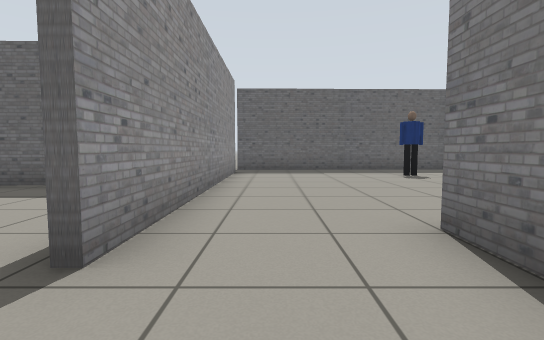
[1] (above)

20 first-person views from a walk through a Gazebo world. The camera is 0.72 m above the floor, tilts 4° down and sees 85° across. The floor is counted in squares, 1 m on a side. Each view is taken from the middle of a square. On the plan, view 1 faces up. The plan holds only what a view shows up to about 10 squares ahead; the rest is blank. Some stock models are drawn as simple stand-ins.

[2]
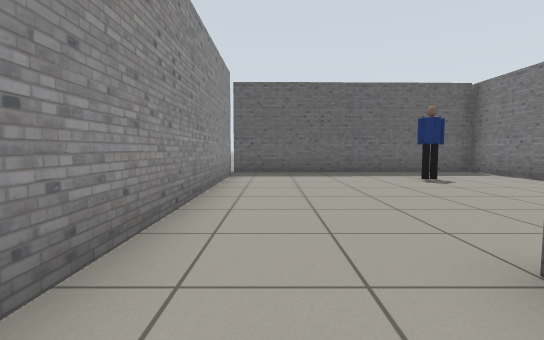

[3]
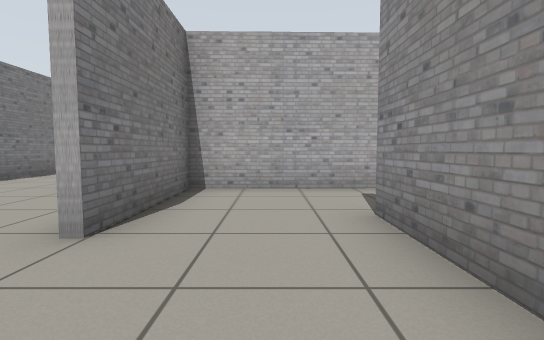

[4]
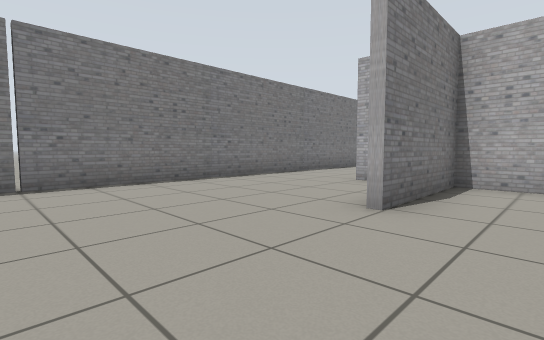

[5]
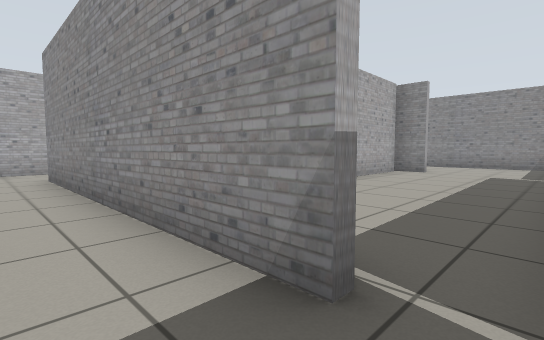

[6]
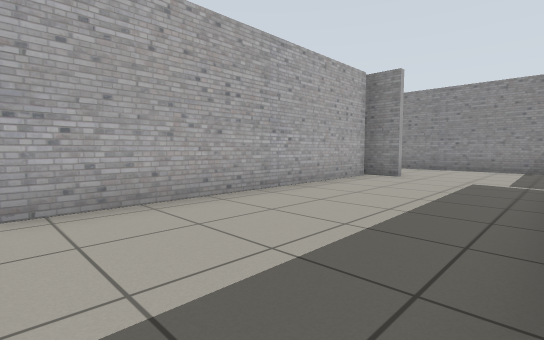

[7]
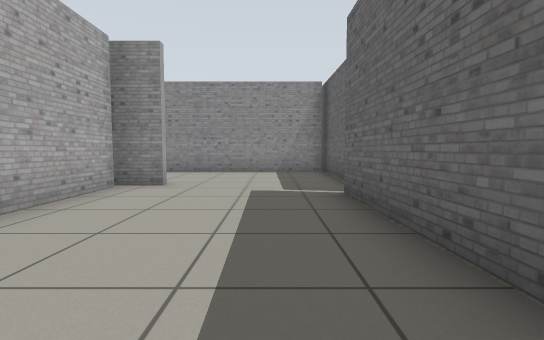

[8]
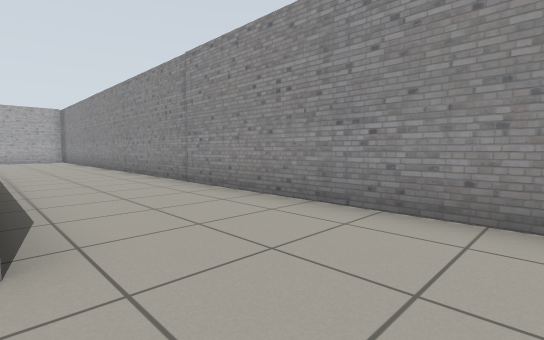

[9]
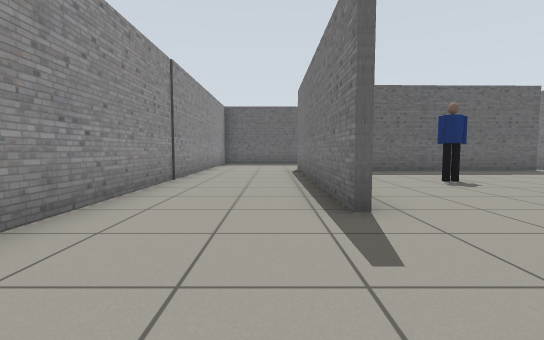

[10]
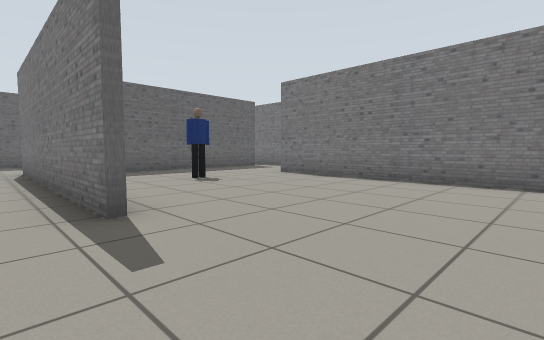

[11]
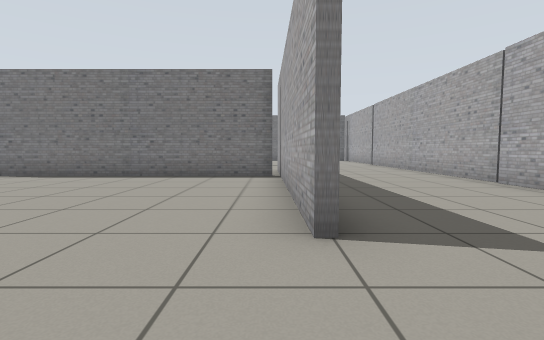

[12]
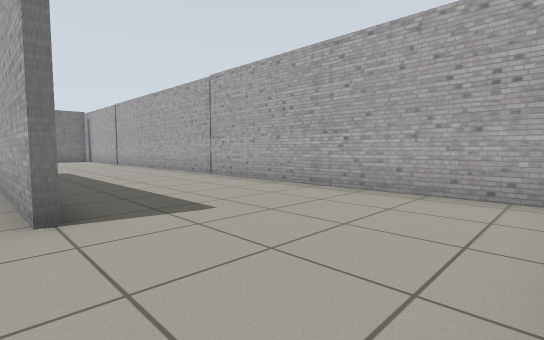

[13]
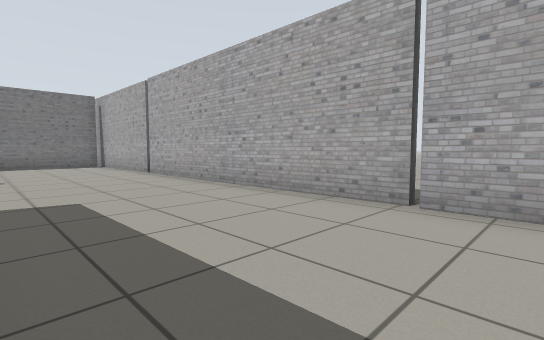

[14]
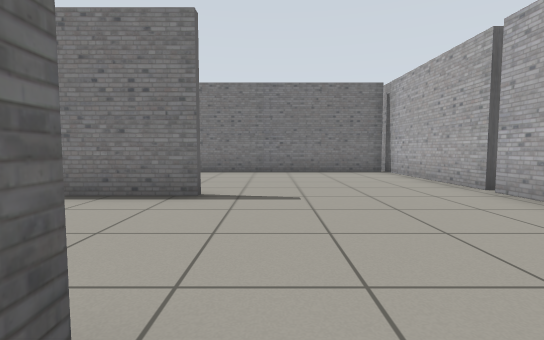

[15]
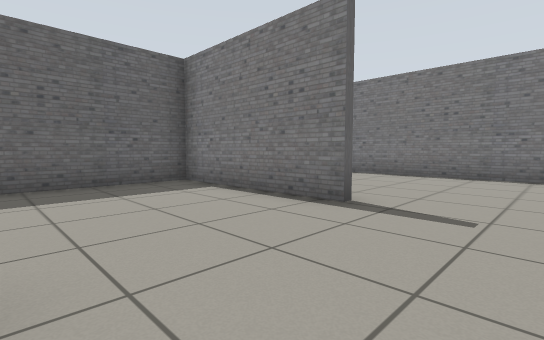

[16]
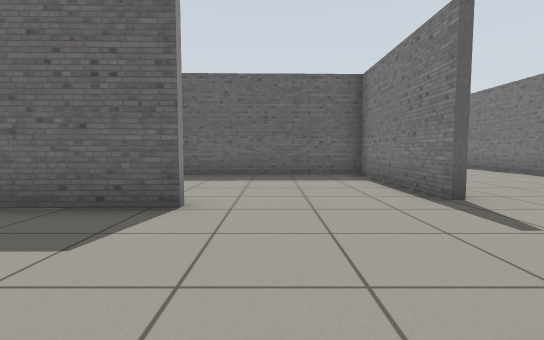

[17]
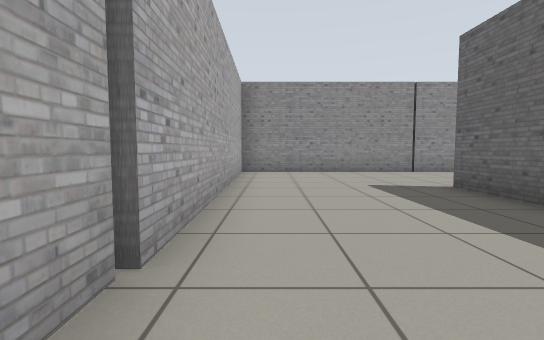

[18]
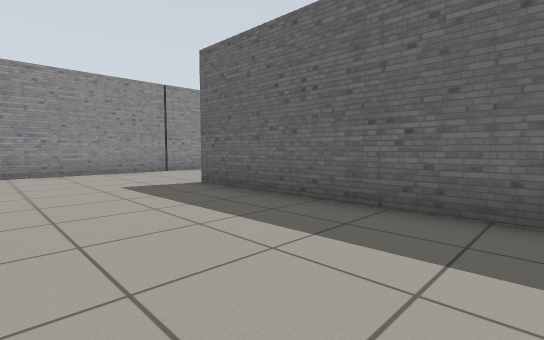

[19]
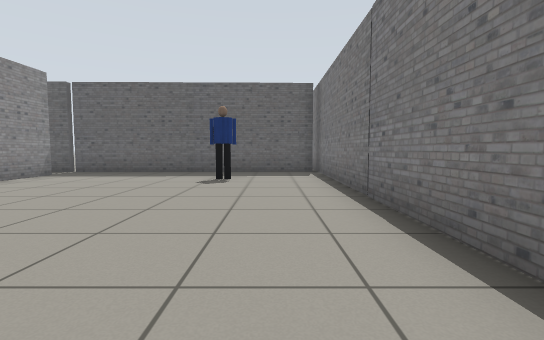

[20]
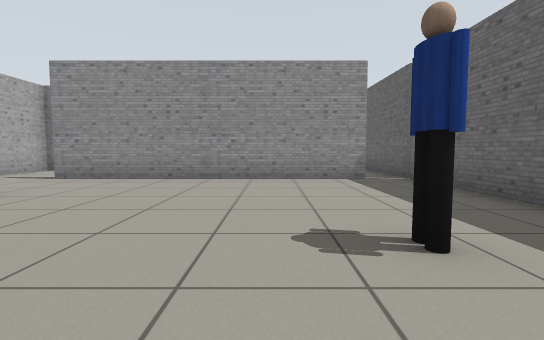

### Floor plan
Ten units are one square. View 1 is at (0, 0); x grows to the right and y downward. Boxes are objects, and circles mark ways between rooms. Rooms are numbered by the first view taken in them; rooms with no view inside come last. Other rooms are left out.
<svg viewBox="-145 -115 219 220">
<path fill="none" stroke="#000" d="M-6 4 16 4M15 9 15 -28M-101 8 -101 -69M-41 51 -41 -25M-20 54 -96 55M-21 -59 -77 -58M16 6 -35 7M-96 53 -24 52M15 49 15 9M-99 -69 -99 -60 -21 -61M-11 -94 -11 -18M-13 -104 -90 -102M21 97 69 96M-110 -107 -140 -107M-133 -106 -133 100 19 97M65 95 65 -110M64 -105 -12 -104M-40 5 -6 4"/>
<rect x="-75" y="-35" width="10" height="10" fill="#bbb"><title>person</title></rect>
<rect x="35" y="-85" width="10" height="10" fill="#bbb"><title>person</title></rect>
<circle cx="5" cy="-20" r="3" fill="#2a7"/>
<circle cx="-10" cy="-5" r="3" fill="#2a7"/>
<circle cx="-25" cy="-20" r="3" fill="#2a7"/>
<text x="0" y="-10">1</text>
<text x="-50" y="0">2</text>
<text x="-20" y="-10">3</text>
</svg>
Room 1 opens to room 2. Room 1 opens to room 3. Room 2 opens to room 3.

Where each view was taken, in squares from view 1:
view 1: 0 up, 0 right, facing up
view 2: 1 up, 0 right, facing up
view 3: 5 up, 0 right, facing down
view 4: 6 up, 0 right, facing down-right
view 5: 10 up, 0 right, facing down-left
view 6: 10 up, 2 left, facing down-left
view 7: 9 up, 4 left, facing left
view 8: 9 up, 10 left, facing down-left
view 9: 4 down, 11 left, facing up
view 10: 4 down, 11 left, facing up-right
view 11: 5 down, 12 left, facing right
view 12: 5 down, 13 left, facing down-right
view 13: 6 down, 7 left, facing down-right
view 14: 6 down, 3 left, facing right
view 15: 7 down, 2 left, facing up-right
view 16: 9 down, 1 left, facing up
view 17: 9 down, 4 left, facing left
view 18: 9 down, 4 left, facing up-left
view 19: 1 up, 5 right, facing up
view 20: 7 up, 6 right, facing left
